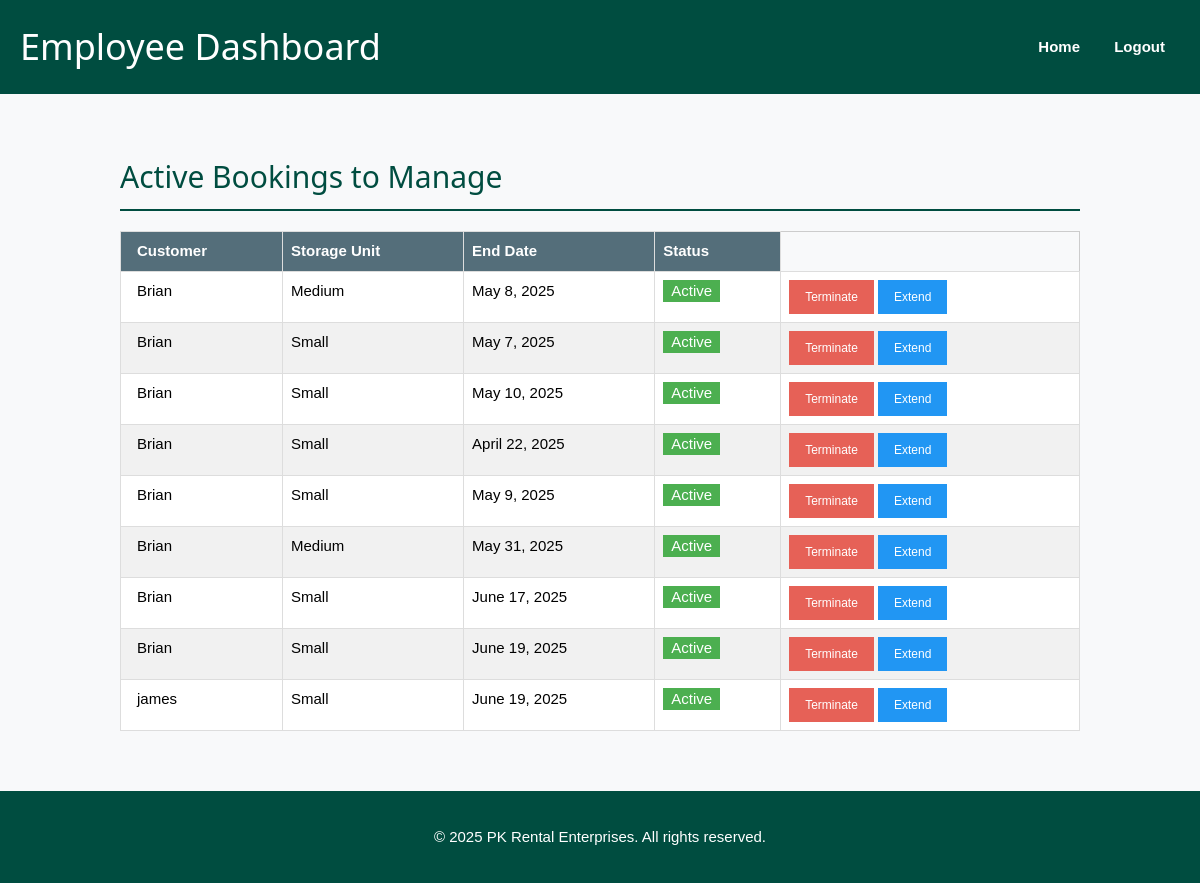
/employee/dashboard/ (signed in), run on the app's committed database.
### Rooms/models.py (models this page shows, shortened)
class Booking(models.Model):
    customer = models.ForeignKey(CustomUser, on_delete=models.CASCADE, limit_choices_to={'is_customer': True})
    storage_unit = models.ForeignKey(StorageUnit, on_delete=models.CASCADE)
    start_date = models.DateField()
    end_date = models.DateField()
    created_at = models.DateTimeField(auto_now_add=True)
    is_active = models.BooleanField(default=True)
    total_price = models.DecimalField(max_digits=10, decimal_places=2, default=0)
    contract_status = models.CharField(max_length=20, choices=[('active', 'Active'), ('terminated', 'Terminated'), ('renewed', 'Renewed')], default='active')

class CustomUser(AbstractUser):
    is_customer = models.BooleanField(default=False)
    is_employee = models.BooleanField(default=False)
    is_admin = models.BooleanField(default=False)
    groups = models.ManyToManyField(
        Group,
        related_name='customuser_set',
        blank=True,
        help_text=('The groups this user belongs to.'),
        verbose_name=('groups'),
    )
    user_permissions = models.ManyToManyField(
        Permission,
        related_name='customuser_set',
        blank=True,
        help_text=('Specific permissions for this user.'),
        verbose_name=('user permissions'),
    )

class StorageUnit(models.Model):
    UNIT_SIZES = [
        ('Small', 'Small'),
        ('Medium', 'Medium'),
        ('Large', 'Large'),
    ]
    size = models.CharField(max_length=20, choices=UNIT_SIZES)
    description = models.TextField()
    price_per_month = models.DecimalField(max_digits=10, decimal_places=2)
    total_units = models.PositiveIntegerField(default=0)
    available = models.BooleanField(default=True)
    image = models.ImageField(upload_to='storage_images/')

### home/views.py (the view)
# urls.py: path('employee/dashboard/', views.employee_dashboard, name='employee_dashboard'),
@login_required
@user_passes_test(is_employee)
def employee_dashboard(request):
    from Rooms.models import Booking
    active_bookings = Booking.objects.filter(is_active=True)
    return render(request, 'home/employee_dashboard.html', {
        'active_bookings': active_bookings,
    })

### home/views.py (called while the page is built)
def is_employee(user):
    return user.is_authenticated and user.is_employee

### home/templates/home/employee_dashboard.html (shortened to what this page needs)
{% load static %}
<!DOCTYPE html>
<html lang="en">
<head>
  <link rel="stylesheet" href="{% static 'css/w3.css' %}">
</head>
<body>
<div class="navbar">
  <h1>Employee Dashboard</h1>
  <div>
    <a href="{% url 'index' %}">Home</a>
    <a href="{% url 'logout' %}">Logout</a>
  </div>
</div>
<div class="w3-container dashboard-section">
  <h2>Active Bookings to Manage</h2>
  <div class="w3-responsive">
    <table class="w3-table-all w3-hoverable">
      <thead>
        <tr class="w3-teal">
          <th>Customer</th>
          <th>Storage Unit</th>
          <th>End Date</th>
          <th>Status</th>
        </tr>
      </thead>
      <tbody>
        {% for booking in active_bookings %}
        <tr>
          <td>{{ booking.customer.username }}</td>
          <td>{{ booking.storage_unit.size }}</td>
          <td>{{ booking.end_date }}</td>
          <td>
            {% if booking.is_active %}
              <span class="w3-tag w3-green">Active</span>
            {% else %}
              <span class="w3-tag w3-red">Expired</span>
            {% endif %}
          </td>
          <td>
              <form action="{% url 'terminate_booking' booking.id %}" method="POST" style="display:inline;">
                  <button type="submit" class="w3-button w3-red w3-small">Terminate</button>
              </form>
              <button onclick="document.getElementById('extendModal-{{ booking.id }}').style.display='block'" class="w3-button w3-blue w3-small">Extend</button>
          </td>
        </tr>
        {% empty %}
        <tr><td colspan="4" class="w3-center">No active bookings to manage.</td></tr>
        {% endfor %}
      </tbody>
    </table>
  </div>
</div>
<div class="footer">
  <p>&copy; 2025 PK Rental Enterprises. All rights reserved.</p>
</div>
</body>
</html>

### static/css/w3.css (style rules this page uses)
html { box-sizing: border-box; }
*, *:before, *:after { box-sizing: inherit; }
html { -ms-text-size-adjust: 100%; -webkit-text-size-adjust: 100%; }
body { margin: 0; }
a { background-color: transparent; -webkit-text-decoration-skip: objects; }
html, body { font-family: Verdana, sans-serif; font-size: 15px; line-height: 1.5; }
html { overflow-x: hidden; }
h1 { font-size: 36px; }
h2 { font-size: 30px; }
h1, h2, h3, h4, h5, h6 { font-family: "Segoe UI", Arial, sans-serif; font-weight: 400; margin: 10px 0; }
a { color: inherit; }
.w3-table, .w3-table-all { border: 1px solid #dddddd; border-collapse: collapse; border-spacing: 0; width: 100%; display: table; }
.w3-table-all { border: 1px solid #ccc; }
.w3-bordered tr, .w3-table-all tr { border-bottom: 1px solid #ddd; }
.w3-table-all tr:nth-child(odd) { background-color: #fff; }
.w3-table-all tr:nth-child(even) { background-color: #f1f1f1; }
.w3-table td, .w3-table th, .w3-table-all td, .w3-table-all th { padding: 8px 8px; display: table-cell; text-align: left; vertical-align: top; border: 1px solid #dddddd; }
.w3-table th:first-child, .w3-table td:first-child, .w3-table-all th:first-child, .w3-table-all td:first-child { padding-left: 16px; }
.w3-badge, .w3-tag { background-color: #000; color: #fff; display: inline-block; padding-left: 8px; padding-right: 8px; text-align: center; }
.w3-responsive { display: block; overflow-x: auto; }
.w3-container:after, .w3-container:before, .w3-panel:after, .w3-panel:before, .w3-row:after, .w3-row:before, .w3-row-padding:after, .w3-row-padding:before, .w3-cell-row:before, .w3-cell-row:after, .w3-clear:after, .w3-clear:before, .w3-bar:before, .w3-bar:after { content: ""; display: table; clear: both; }
.w3-container, .w3-panel { padding: 0.01em 16px; }
.w3-small { font-size: 12px !important; }
.w3-blue, .w3-hover-blue:hover { color: #fff !important; background-color: #2196f3 !important; }
.w3-red, .w3-hover-red:hover { color: #fff !important; background-color: #e66157 !important; }

### home/templates/home/employee_dashboard.html (style rules this page uses)
body { font-family: 'Poppins', sans-serif; background-color: #f8f9fa; }
.navbar { display: flex; justify-content: space-between; align-items: center; padding: 20px; background-color: #004d40; color: white; }
.navbar h1 { margin: 0; }
.navbar a { color: white; text-decoration: none; margin: 0 15px; font-weight: bold; transition: color 0.3s; }
.dashboard-section { margin: 30px auto; padding: 20px; max-width: 1000px; }
.dashboard-section h2 { color: #004d40; margin-bottom: 20px; border-bottom: 2px solid #004d40; padding-bottom: 10px; }
.footer { background-color: #004d40; color: white; text-align: center; padding: 20px; margin-top: 40px; }

### data on the page
Booking: customer.username "Brian", storage_unit.size "Medium", end_date "May 8, 2025", is_active "Active"
Booking: customer.username "Brian", storage_unit.size "Small", end_date "May 7, 2025", is_active "Active"
Booking: customer.username "Brian", storage_unit.size "Small", end_date "May 10, 2025", is_active "Active"
Booking: customer.username "Brian", storage_unit.size "Small", end_date "April 22, 2025", is_active "Active"
Booking: customer.username "Brian", storage_unit.size "Small", end_date "May 9, 2025", is_active "Active"
Booking: customer.username "Brian", storage_unit.size "Medium", end_date "May 31, 2025", is_active "Active"
Booking: customer.username "Brian", storage_unit.size "Small", end_date "June 17, 2025", is_active "Active"
Booking: customer.username "Brian", storage_unit.size "Small", end_date "June 19, 2025", is_active "Active"
Booking: customer.username "james", storage_unit.size "Small", end_date "June 19, 2025", is_active "Active"
